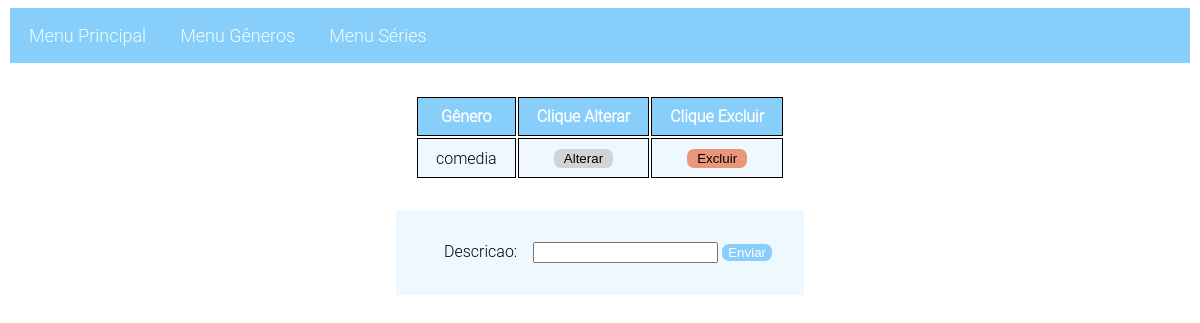
Page /genero/ on the earlier database version.
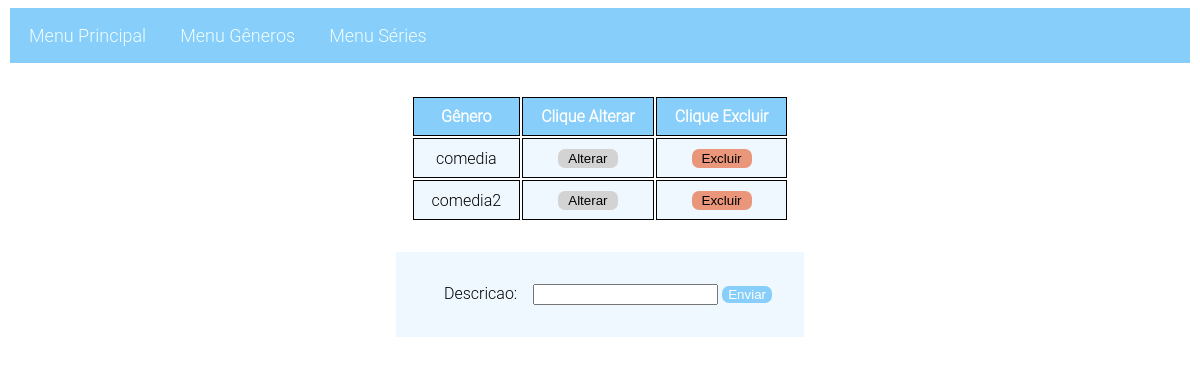
Same page on the later database version.
### genero/models.py (models this page shows, shortened)
class GeneroFormulario(models.Model):
    descricao = models.CharField(max_length=58)

### genero/views.py (the view)
# urls.py: path('', views.cadastro, name='cadastro'),
def cadastro(request):
    if request.method == 'POST':
        form = forms.GeneroFormulario(request.POST)
        if form.is_valid():form.save(commit=True)
        else: print("Erro no valor passado!")
    else: form = forms.GeneroFormulario()
    lista_generos = models.GeneroFormulario.objects.order_by('descricao') #Os generos são salvos ordenados em uma lista
    data_dict = {'form':form, 'generos_registro':lista_generos}
    return render(request,'genero/genero.html', data_dict)

### genero/forms.py
class GeneroFormulario(forms.ModelForm):
    class Meta:
        model = GeneroFormulario
        fields = '__all__'   # aqui que podemos selecionar os campos

### templates/genero/genero.html (shortened to what this page needs)
<!DOCTYPE html>
{%  load static %}
<html lang="pt-br">
    <head>
        <link href="{% static 'css/crud.css' %}" rel="stylesheet" type="text/css">
        <link href="{% static 'css/menu.css' %}" rel="stylesheet" type="text/css">
    </head>
    <body>
        {% include "../menu.html" %}
    <main>
         <div class="conteiner">
             <div>
                 {% if generos_registro %}
                     <table>
                        <thead>
                            <tr>
                                <th>Gênero</th>
                                <th>Clique Alterar</th>
                                <th>Clique Excluir</th>
                            </tr>
                        </thead>
                        <tbody>
                         {% for genero in generos_registro %}
                         <tr>
                             <td>{{ genero.descricao }}</td>
                             <td><button class="list-button editar" onclick="updateItem({{genero.id}})">Alterar</button></td>
                             <td><button class="list-button apagar" onclick="deleteItem({{genero.id}})">Excluir</button></td>
                         </tr>
                            {% endfor %}
                        </tbody>
                     </table>
                 {% else %}
                    <p>Ainda não há dados cadastrados.</p>
                 {% endif %}
             </div>
             <div class="divFormulario">
                <form onsubmit="/genero" id="formulario-genero" method="post">
                    {{form}}
                     <input type= "submit" id="botao-enviar" class="botao-enviar" value="Enviar"/>
                </form>
             </div>
         </div>
    </main>
    </body>
</html>

Differences in the rows shown:
added GeneroFormulario: descricao "comedia2"
